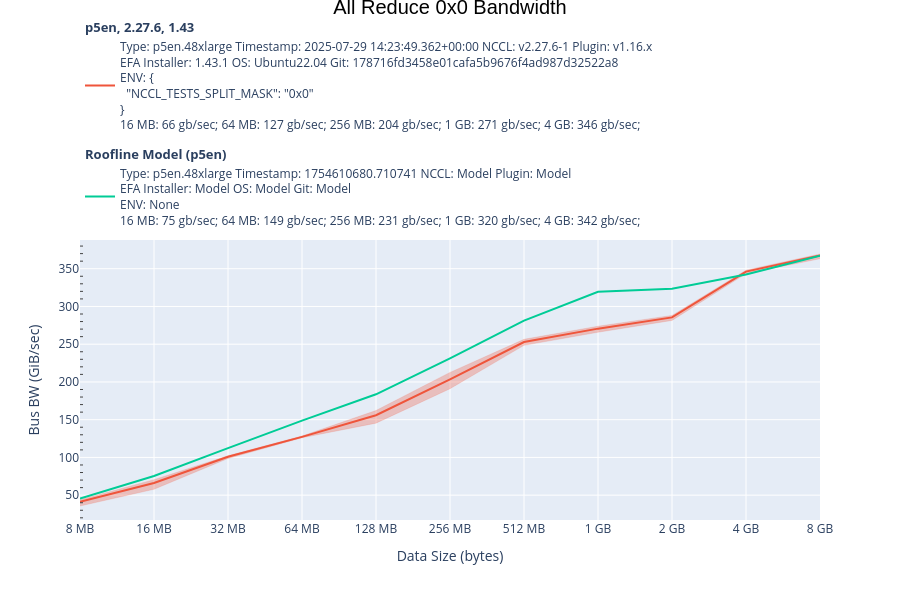
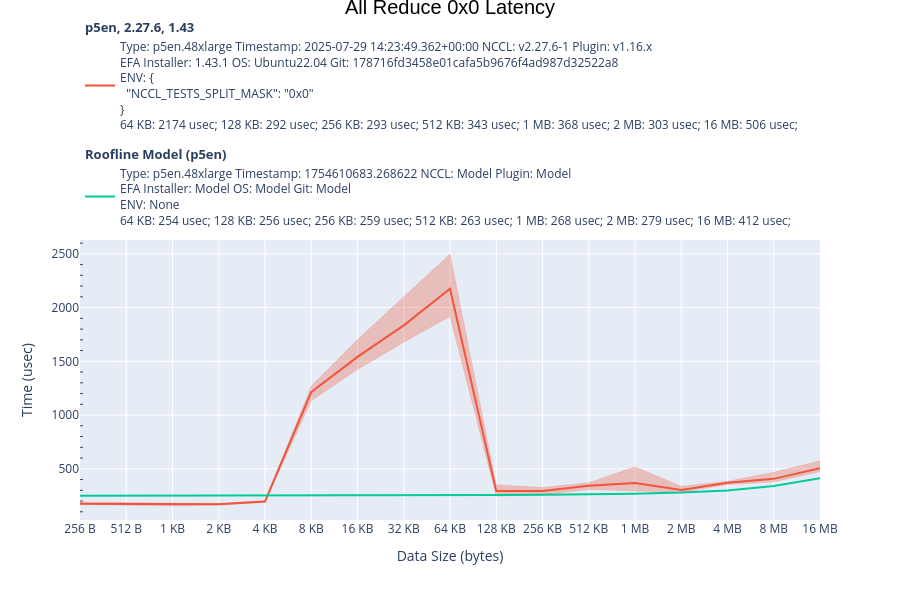
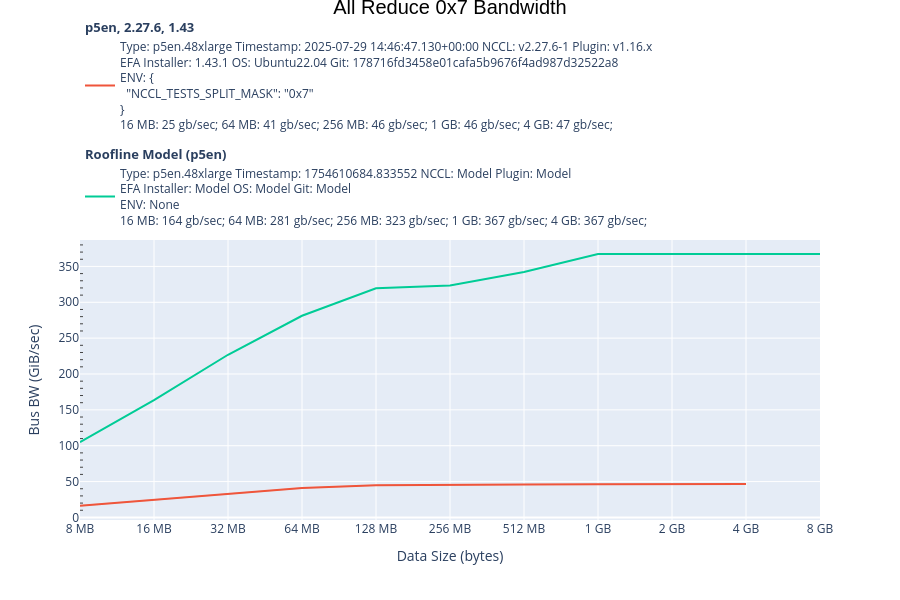
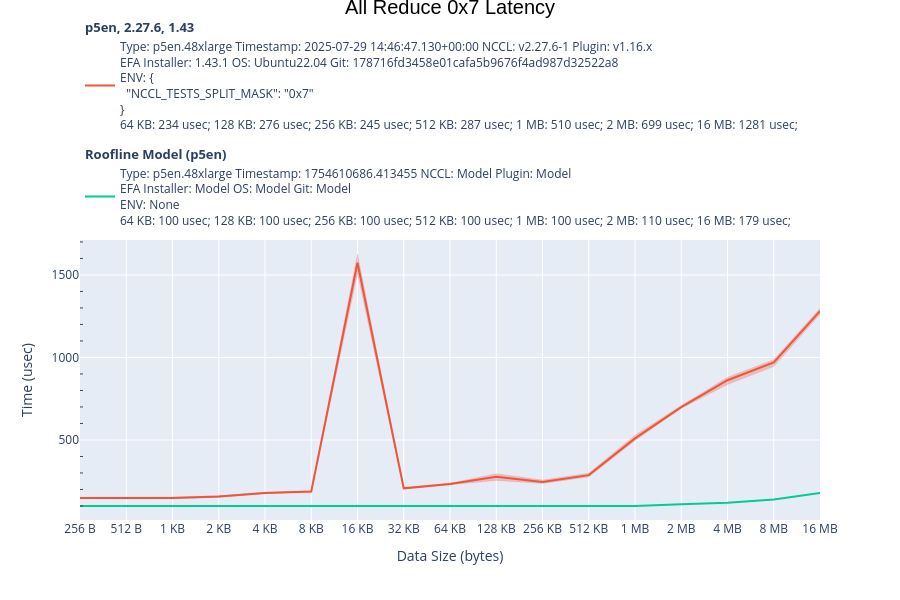

These figures' notebook cell, in order:
### Code cell
records = init_records()

get_standard_runs_from_db(records, 'release_branch', key='p5en, 2.27.6, 1.43', version='v2.27%',
                          instance='p5en.48xlarge', optimized=False, plugin_version="v1.16.x", start_time='2025-07-07')

graph_standard_runs(records, ['p5en, 2.27.6, 1.43'])

### Figure 1 — Plotly figure (JSON) as saved in the notebook; plotly's stock layout.template omitted (floating-point values rounded to 4 significant figures)
{"data": [{"fillcolor": "rgba(239, 85, 59,0.3)", "line": {"color": "rgba(239, 85, 59,0.3)", "width": 0.5}, "mode": "lines", "name": "Type: p5en.48xlarge Timestamp: 2025-07-29 14:23:49.362+00:00 NCCL: v2.27.6-1 Plugin: v1.16.x<br>EFA Installer: 1.43.1 OS: Ubuntu22.04 Git: 178716fd3458e01cafa5b9676f4ad987d32522a8<br>ENV: {<br>  \"NCCL_TESTS_SPLIT_MASK\": \"0x0\"<br>}<br>16 MB: 66 gb/sec; 64 MB: 127 gb/sec; 256 MB: 204 gb/sec; 1 GB: 271 gb/sec; 4 GB: 346 gb/sec;  upper", "showlegend": false, "type": "scatter", "x": ["8 MB", "16 MB", "32 MB", "64 MB", "128 MB", "256 MB", "512 MB", "1 GB", "2 GB", "4 GB", "8 GB"], "y": [44.0, 70.57, 102.2, 128.3, 162.2, 212.6, 256.5, 273.8, 288.1, 348.1, 369.5]}, {"fill": "tonexty", "fillcolor": "rgba(239, 85, 59,0.3)", "line": {"color": "rgba(239, 85, 59,0.3)", "width": 0.5}, "mode": "lines", "name": "Type: p5en.48xlarge Timestamp: 2025-07-29 14:23:49.362+00:00 NCCL: v2.27.6-1 Plugin: v1.16.x<br>EFA Installer: 1.43.1 OS: Ubuntu22.04 Git: 178716fd3458e01cafa5b9676f4ad987d32522a8<br>ENV: {<br>  \"NCCL_TESTS_SPLIT_MASK\": \"0x0\"<br>}<br>16 MB: 66 gb/sec; 64 MB: 127 gb/sec; 256 MB: 204 gb/sec; 1 GB: 271 gb/sec; 4 GB: 346 gb/sec;  lower", "showlegend": false, "type": "scatter", "x": ["8 MB", "16 MB", "32 MB", "64 MB", "128 MB", "256 MB", "512 MB", "1 GB", "2 GB", "4 GB", "8 GB"], "y": [35.65, 57.82, 98.63, 126.1, 145.4, 191.0, 248.5, 265.8, 281.5, 343.5, 363.2]}, {"legendgroup": "p5en, 2.27.6, 1.43", "legendgrouptitle": {"text": "p5en, 2.27.6, 1.43"}, "line": {"color": "rgb(239, 85, 59)", "width": 2}, "mode": "lines", "name": "Type: p5en.48xlarge Timestamp: 2025-07-29 14:23:49.362+00:00 NCCL: v2.27.6-1 Plugin: v1.16.x<br>EFA Installer: 1.43.1 OS: Ubuntu22.04 Git: 178716fd3458e01cafa5b9676f4ad987d32522a8<br>ENV: {<br>  \"NCCL_TESTS_SPLIT_MASK\": \"0x0\"<br>}<br>16 MB: 66 gb/sec; 64 MB: 127 gb/sec; 256 MB: 204 gb/sec; 1 GB: 271 gb/sec; 4 GB: 346 gb/sec; ", "type": "scatter", "x": ["8 MB", "16 MB", "32 MB", "64 MB", "128 MB", "256 MB", "512 MB", "1 GB", "2 GB", "4 GB", "8 GB"], "y": [41.26, 66.23, 100.8, 127.2, 155.9, 203.5, 252.9, 270.6, 285.5, 346.2, 367.7]}, {"legendgroup": "Roofline Model (p5en)", "legendgrouptitle": {"text": "Roofline Model (p5en)"}, "line": {"color": "rgb(0, 204, 150)", "width": 2}, "mode": "lines", "name": "Type: p5en.48xlarge Timestamp: 1754610680.710741 NCCL: Model Plugin: Model<br>EFA Installer: Model OS: Model Git: Model<br>ENV: None<br>16 MB: 75 gb/sec; 64 MB: 149 gb/sec; 256 MB: 231 gb/sec; 1 GB: 320 gb/sec; 4 GB: 342 gb/sec; ", "type": "scatter", "x": ["8 MB", "16 MB", "32 MB", "64 MB", "128 MB", "256 MB", "512 MB", "1 GB", "2 GB", "4 GB", "8 GB"], "y": [45.59, 75.33, 112.3, 148.7, 183.6, 231.1, 281.2, 319.5, 323.4, 342.3, 367.3]}], "layout": {"height": 600, "legend": {"grouptitlefont": {"weight": "bold"}, "x": 0, "xanchor": "left", "y": 1.02, "yanchor": "bottom"}, "title": {"font": {"color": "black", "family": "Arial", "size": 20}, "text": "All Reduce 0x0 Bandwidth", "x": 0.5, "xanchor": "center", "y": 1, "yanchor": "top"}, "width": 900, "xaxis": {"minor": {"nticks": 10, "showgrid": true, "tickcolor": "black", "ticklen": 6, "tickmode": "auto"}, "title": {"text": "Data Size (bytes)"}}, "yaxis": {"minor": {"ticks": "inside"}, "title": {"text": "Bus BW (GiB/sec)"}}}}

### Figure 2 — Plotly figure (JSON) as saved in the notebook; plotly's stock layout.template omitted (floating-point values rounded to 4 significant figures)
{"data": [{"fillcolor": "rgba(239, 85, 59,0.3)", "line": {"color": "rgba(239, 85, 59,0.3)", "width": 0.5}, "mode": "lines", "name": "Type: p5en.48xlarge Timestamp: 2025-07-29 14:23:49.362+00:00 NCCL: v2.27.6-1 Plugin: v1.16.x<br>EFA Installer: 1.43.1 OS: Ubuntu22.04 Git: 178716fd3458e01cafa5b9676f4ad987d32522a8<br>ENV: {<br>  \"NCCL_TESTS_SPLIT_MASK\": \"0x0\"<br>}<br>64 KB: 2174 usec; 128 KB: 292 usec; 256 KB: 293 usec; 512 KB: 343 usec; 1 MB: 368 usec; 2 MB: 303 usec; 16 MB: 506 usec;  upper", "showlegend": false, "type": "scatter", "x": ["256 B", "512 B", "1 KB", "2 KB", "4 KB", "8 KB", "16 KB", "32 KB", "64 KB", "128 KB", "256 KB", "512 KB", "1 MB", "2 MB", "4 MB", "8 MB", "16 MB"], "y": [189.3, 188.8, 181.7, 179.4, 202.3, 1270.0, 1704.0, 2101.0, 2499.0, 352.2, 325.3, 370.9, 518.2, 338.2, 384.2, 466.9, 575.8]}, {"fill": "tonexty", "fillcolor": "rgba(239, 85, 59,0.3)", "line": {"color": "rgba(239, 85, 59,0.3)", "width": 0.5}, "mode": "lines", "name": "Type: p5en.48xlarge Timestamp: 2025-07-29 14:23:49.362+00:00 NCCL: v2.27.6-1 Plugin: v1.16.x<br>EFA Installer: 1.43.1 OS: Ubuntu22.04 Git: 178716fd3458e01cafa5b9676f4ad987d32522a8<br>ENV: {<br>  \"NCCL_TESTS_SPLIT_MASK\": \"0x0\"<br>}<br>64 KB: 2174 usec; 128 KB: 292 usec; 256 KB: 293 usec; 512 KB: 343 usec; 1 MB: 368 usec; 2 MB: 303 usec; 16 MB: 506 usec;  lower", "showlegend": false, "type": "scatter", "x": ["256 B", "512 B", "1 KB", "2 KB", "4 KB", "8 KB", "16 KB", "32 KB", "64 KB", "128 KB", "256 KB", "512 KB", "1 MB", "2 MB", "4 MB", "8 MB", "16 MB"], "y": [166.8, 162.3, 153.9, 162.7, 188.3, 1133.0, 1424.0, 1678.0, 1918.0, 245.4, 258.3, 306.4, 292.8, 278.4, 353.7, 378.3, 471.8]}, {"legendgroup": "p5en, 2.27.6, 1.43", "legendgrouptitle": {"text": "p5en, 2.27.6, 1.43"}, "line": {"color": "rgb(239, 85, 59)", "width": 2}, "mode": "lines", "name": "Type: p5en.48xlarge Timestamp: 2025-07-29 14:23:49.362+00:00 NCCL: v2.27.6-1 Plugin: v1.16.x<br>EFA Installer: 1.43.1 OS: Ubuntu22.04 Git: 178716fd3458e01cafa5b9676f4ad987d32522a8<br>ENV: {<br>  \"NCCL_TESTS_SPLIT_MASK\": \"0x0\"<br>}<br>64 KB: 2174 usec; 128 KB: 292 usec; 256 KB: 293 usec; 512 KB: 343 usec; 1 MB: 368 usec; 2 MB: 303 usec; 16 MB: 506 usec; ", "type": "scatter", "x": ["256 B", "512 B", "1 KB", "2 KB", "4 KB", "8 KB", "16 KB", "32 KB", "64 KB", "128 KB", "256 KB", "512 KB", "1 MB", "2 MB", "4 MB", "8 MB", "16 MB"], "y": [175.0, 173.6, 165.8, 169.5, 194.9, 1214.0, 1541.0, 1834.0, 2174.0, 292.5, 292.6, 342.6, 368.2, 302.5, 369.5, 406.3, 506.4]}, {"legendgroup": "Roofline Model (p5en)", "legendgrouptitle": {"text": "Roofline Model (p5en)"}, "line": {"color": "rgb(0, 204, 150)", "width": 2}, "mode": "lines", "name": "Type: p5en.48xlarge Timestamp: 1754610683.268622 NCCL: Model Plugin: Model<br>EFA Installer: Model OS: Model Git: Model<br>ENV: None<br>64 KB: 254 usec; 128 KB: 256 usec; 256 KB: 259 usec; 512 KB: 263 usec; 1 MB: 268 usec; 2 MB: 279 usec; 16 MB: 412 usec; ", "type": "scatter", "x": ["256 B", "512 B", "1 KB", "2 KB", "4 KB", "8 KB", "16 KB", "32 KB", "64 KB", "128 KB", "256 KB", "512 KB", "1 MB", "2 MB", "4 MB", "8 MB", "16 MB"], "y": [250.0, 250.0, 250.1, 250.3, 250.7, 251.4, 252.2, 252.7, 253.7, 255.6, 259.4, 263.3, 268.4, 278.6, 299.1, 340.1, 411.6]}], "layout": {"height": 600, "legend": {"grouptitlefont": {"weight": "bold"}, "x": 0, "xanchor": "left", "y": 1.02, "yanchor": "bottom"}, "title": {"font": {"color": "black", "family": "Arial", "size": 20}, "text": "All Reduce 0x0 Latency", "x": 0.5, "xanchor": "center", "y": 1, "yanchor": "top"}, "width": 900, "xaxis": {"minor": {"nticks": 10, "showgrid": true, "tickcolor": "black", "ticklen": 6, "tickmode": "auto"}, "title": {"text": "Data Size (bytes)"}}, "yaxis": {"minor": {"ticks": "inside"}, "title": {"text": "Time (usec)"}}}}

### Figure 3 — Plotly figure (JSON) as saved in the notebook; plotly's stock layout.template omitted (floating-point values rounded to 4 significant figures)
{"data": [{"fillcolor": "rgba(239, 85, 59,0.3)", "line": {"color": "rgba(239, 85, 59,0.3)", "width": 0.5}, "mode": "lines", "name": "Type: p5en.48xlarge Timestamp: 2025-07-29 14:46:47.130+00:00 NCCL: v2.27.6-1 Plugin: v1.16.x<br>EFA Installer: 1.43.1 OS: Ubuntu22.04 Git: 178716fd3458e01cafa5b9676f4ad987d32522a8<br>ENV: {<br>  \"NCCL_TESTS_SPLIT_MASK\": \"0x7\"<br>}<br>16 MB: 25 gb/sec; 64 MB: 41 gb/sec; 256 MB: 46 gb/sec; 1 GB: 46 gb/sec; 4 GB: 47 gb/sec;  upper", "showlegend": false, "type": "scatter", "x": ["8 MB", "16 MB", "32 MB", "64 MB", "128 MB", "256 MB", "512 MB", "1 GB", "2 GB", "4 GB"], "y": [16.65, 24.93, 32.55, 41.16, 45.08, 45.84, 46.16, 46.42, 46.55, 46.65]}, {"fill": "tonexty", "fillcolor": "rgba(239, 85, 59,0.3)", "line": {"color": "rgba(239, 85, 59,0.3)", "width": 0.5}, "mode": "lines", "name": "Type: p5en.48xlarge Timestamp: 2025-07-29 14:46:47.130+00:00 NCCL: v2.27.6-1 Plugin: v1.16.x<br>EFA Installer: 1.43.1 OS: Ubuntu22.04 Git: 178716fd3458e01cafa5b9676f4ad987d32522a8<br>ENV: {<br>  \"NCCL_TESTS_SPLIT_MASK\": \"0x7\"<br>}<br>16 MB: 25 gb/sec; 64 MB: 41 gb/sec; 256 MB: 46 gb/sec; 1 GB: 46 gb/sec; 4 GB: 47 gb/sec;  lower", "showlegend": false, "type": "scatter", "x": ["8 MB", "16 MB", "32 MB", "64 MB", "128 MB", "256 MB", "512 MB", "1 GB", "2 GB", "4 GB"], "y": [15.94, 24.24, 31.94, 40.61, 44.7, 45.57, 45.74, 46.07, 45.87, 46.29]}, {"legendgroup": "p5en, 2.27.6, 1.43", "legendgrouptitle": {"text": "p5en, 2.27.6, 1.43"}, "line": {"color": "rgb(239, 85, 59)", "width": 2}, "mode": "lines", "name": "Type: p5en.48xlarge Timestamp: 2025-07-29 14:46:47.130+00:00 NCCL: v2.27.6-1 Plugin: v1.16.x<br>EFA Installer: 1.43.1 OS: Ubuntu22.04 Git: 178716fd3458e01cafa5b9676f4ad987d32522a8<br>ENV: {<br>  \"NCCL_TESTS_SPLIT_MASK\": \"0x7\"<br>}<br>16 MB: 25 gb/sec; 64 MB: 41 gb/sec; 256 MB: 46 gb/sec; 1 GB: 46 gb/sec; 4 GB: 47 gb/sec; ", "type": "scatter", "x": ["8 MB", "16 MB", "32 MB", "64 MB", "128 MB", "256 MB", "512 MB", "1 GB", "2 GB", "4 GB"], "y": [16.23, 24.56, 32.26, 40.87, 44.92, 45.77, 46.06, 46.31, 46.42, 46.52]}, {"legendgroup": "Roofline Model (p5en)", "legendgrouptitle": {"text": "Roofline Model (p5en)"}, "line": {"color": "rgb(0, 204, 150)", "width": 2}, "mode": "lines", "name": "Type: p5en.48xlarge Timestamp: 1754610684.833552 NCCL: Model Plugin: Model<br>EFA Installer: Model OS: Model Git: Model<br>ENV: None<br>16 MB: 164 gb/sec; 64 MB: 281 gb/sec; 256 MB: 323 gb/sec; 1 GB: 367 gb/sec; 4 GB: 367 gb/sec; ", "type": "scatter", "x": ["8 MB", "16 MB", "32 MB", "64 MB", "128 MB", "256 MB", "512 MB", "1 GB", "2 GB", "4 GB", "8 GB"], "y": [105.0, 163.6, 226.8, 281.2, 319.5, 323.4, 342.3, 367.3, 367.3, 367.3, 367.3]}], "layout": {"height": 600, "legend": {"grouptitlefont": {"weight": "bold"}, "x": 0, "xanchor": "left", "y": 1.02, "yanchor": "bottom"}, "title": {"font": {"color": "black", "family": "Arial", "size": 20}, "text": "All Reduce 0x7 Bandwidth", "x": 0.5, "xanchor": "center", "y": 1, "yanchor": "top"}, "width": 900, "xaxis": {"minor": {"nticks": 10, "showgrid": true, "tickcolor": "black", "ticklen": 6, "tickmode": "auto"}, "title": {"text": "Data Size (bytes)"}}, "yaxis": {"minor": {"ticks": "inside"}, "title": {"text": "Bus BW (GiB/sec)"}}}}

### Figure 4 — Plotly figure (JSON) as saved in the notebook; plotly's stock layout.template omitted (floating-point values rounded to 4 significant figures)
{"data": [{"fillcolor": "rgba(239, 85, 59,0.3)", "line": {"color": "rgba(239, 85, 59,0.3)", "width": 0.5}, "mode": "lines", "name": "Type: p5en.48xlarge Timestamp: 2025-07-29 14:46:47.130+00:00 NCCL: v2.27.6-1 Plugin: v1.16.x<br>EFA Installer: 1.43.1 OS: Ubuntu22.04 Git: 178716fd3458e01cafa5b9676f4ad987d32522a8<br>ENV: {<br>  \"NCCL_TESTS_SPLIT_MASK\": \"0x7\"<br>}<br>64 KB: 234 usec; 128 KB: 276 usec; 256 KB: 245 usec; 512 KB: 287 usec; 1 MB: 510 usec; 2 MB: 699 usec; 16 MB: 1281 usec;  upper", "showlegend": false, "type": "scatter", "x": ["256 B", "512 B", "1 KB", "2 KB", "4 KB", "8 KB", "16 KB", "32 KB", "64 KB", "128 KB", "256 KB", "512 KB", "1 MB", "2 MB", "4 MB", "8 MB", "16 MB"], "y": [152.9, 153.1, 154.7, 161.9, 183.4, 192.8, 1627.0, 211.6, 238.1, 295.8, 257.0, 298.7, 529.4, 708.2, 880.2, 986.5, 1298.0]}, {"fill": "tonexty", "fillcolor": "rgba(239, 85, 59,0.3)", "line": {"color": "rgba(239, 85, 59,0.3)", "width": 0.5}, "mode": "lines", "name": "Type: p5en.48xlarge Timestamp: 2025-07-29 14:46:47.130+00:00 NCCL: v2.27.6-1 Plugin: v1.16.x<br>EFA Installer: 1.43.1 OS: Ubuntu22.04 Git: 178716fd3458e01cafa5b9676f4ad987d32522a8<br>ENV: {<br>  \"NCCL_TESTS_SPLIT_MASK\": \"0x7\"<br>}<br>64 KB: 234 usec; 128 KB: 276 usec; 256 KB: 245 usec; 512 KB: 287 usec; 1 MB: 510 usec; 2 MB: 699 usec; 16 MB: 1281 usec;  lower", "showlegend": false, "type": "scatter", "x": ["256 B", "512 B", "1 KB", "2 KB", "4 KB", "8 KB", "16 KB", "32 KB", "64 KB", "128 KB", "256 KB", "512 KB", "1 MB", "2 MB", "4 MB", "8 MB", "16 MB"], "y": [143.9, 143.8, 143.2, 152.1, 174.5, 182.7, 1512.0, 202.3, 229.9, 255.2, 236.3, 276.1, 496.5, 692.0, 835.9, 944.7, 1262.0]}, {"legendgroup": "p5en, 2.27.6, 1.43", "legendgrouptitle": {"text": "p5en, 2.27.6, 1.43"}, "line": {"color": "rgb(239, 85, 59)", "width": 2}, "mode": "lines", "name": "Type: p5en.48xlarge Timestamp: 2025-07-29 14:46:47.130+00:00 NCCL: v2.27.6-1 Plugin: v1.16.x<br>EFA Installer: 1.43.1 OS: Ubuntu22.04 Git: 178716fd3458e01cafa5b9676f4ad987d32522a8<br>ENV: {<br>  \"NCCL_TESTS_SPLIT_MASK\": \"0x7\"<br>}<br>64 KB: 234 usec; 128 KB: 276 usec; 256 KB: 245 usec; 512 KB: 287 usec; 1 MB: 510 usec; 2 MB: 699 usec; 16 MB: 1281 usec; ", "type": "scatter", "x": ["256 B", "512 B", "1 KB", "2 KB", "4 KB", "8 KB", "16 KB", "32 KB", "64 KB", "128 KB", "256 KB", "512 KB", "1 MB", "2 MB", "4 MB", "8 MB", "16 MB"], "y": [148.5, 148.7, 148.9, 157.4, 179.3, 188.3, 1574.0, 207.1, 233.8, 276.4, 244.9, 287.0, 509.7, 699.2, 861.9, 969.5, 1281.0]}, {"legendgroup": "Roofline Model (p5en)", "legendgrouptitle": {"text": "Roofline Model (p5en)"}, "line": {"color": "rgb(0, 204, 150)", "width": 2}, "mode": "lines", "name": "Type: p5en.48xlarge Timestamp: 1754610686.413455 NCCL: Model Plugin: Model<br>EFA Installer: Model OS: Model Git: Model<br>ENV: None<br>64 KB: 100 usec; 128 KB: 100 usec; 256 KB: 100 usec; 512 KB: 100 usec; 1 MB: 100 usec; 2 MB: 110 usec; 16 MB: 179 usec; ", "type": "scatter", "x": ["256 B", "512 B", "1 KB", "2 KB", "4 KB", "8 KB", "16 KB", "32 KB", "64 KB", "128 KB", "256 KB", "512 KB", "1 MB", "2 MB", "4 MB", "8 MB", "16 MB"], "y": [99.91, 99.91, 99.91, 99.91, 99.91, 99.91, 99.91, 99.91, 99.91, 99.91, 99.91, 99.91, 99.91, 109.8, 119.7, 139.5, 179.1]}], "layout": {"height": 600, "legend": {"grouptitlefont": {"weight": "bold"}, "x": 0, "xanchor": "left", "y": 1.02, "yanchor": "bottom"}, "title": {"font": {"color": "black", "family": "Arial", "size": 20}, "text": "All Reduce 0x7 Latency", "x": 0.5, "xanchor": "center", "y": 1, "yanchor": "top"}, "width": 900, "xaxis": {"minor": {"nticks": 10, "showgrid": true, "tickcolor": "black", "ticklen": 6, "tickmode": "auto"}, "title": {"text": "Data Size (bytes)"}}, "yaxis": {"minor": {"ticks": "inside"}, "title": {"text": "Time (usec)"}}}}
